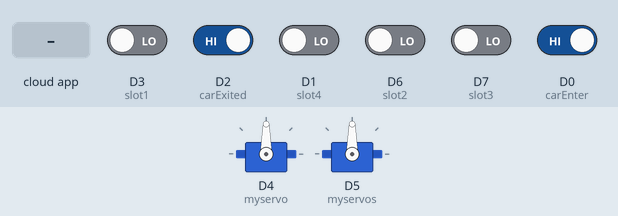
This sketch was run on a simulated ESP8266 (NodeMCU). Shown: 2 × servo. The inputs (shaded band) are chosen by the test bench; at power-on: D0 (carEnter), D2 (carExited) HIGH, D1 (slot4), D3 (slot1), D6 (slot2), D7 (slot3) LOW. WiFi joins after 1.5 s; servers stay silent unless stated; network time is answered at once with the bench clock; the local clock reads 2024-03-15 10:24:30 at power-on unless the sketch sets it; no MQTT or app messages arrive unless stated; what the sketch prints to the serial monitor is not drawn.

Above: at 3.7 s.
3.8 s: the phone or cloud app sets entry-gate to ON
At 4.7 s:
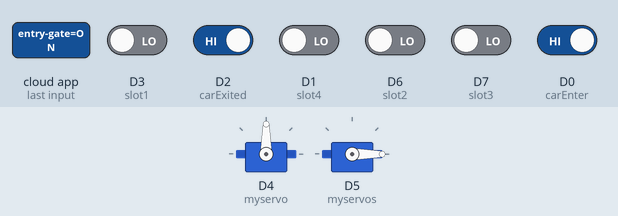
At 8.0 s:
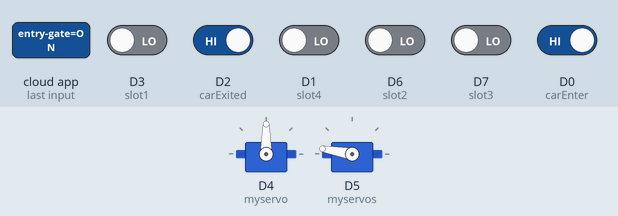
8.3 s: D2 (carExited) driven LOW
At 12.4 s:
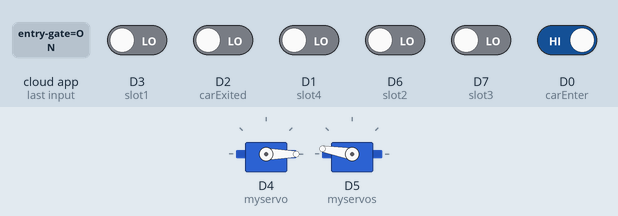
16.3 s: D0 (carEnter) driven LOW
At 21.2 s:
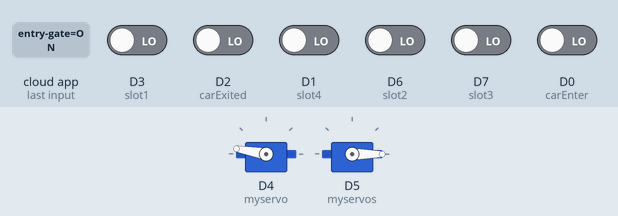
24.3 s: D0 (carEnter) driven HIGH
27.3 s: D3 (slot1) driven HIGH
35.3 s: D2 (carExited) driven HIGH
Timing chart, 0 to 37.8 s (numbered marks = the images above; inputs shaded):
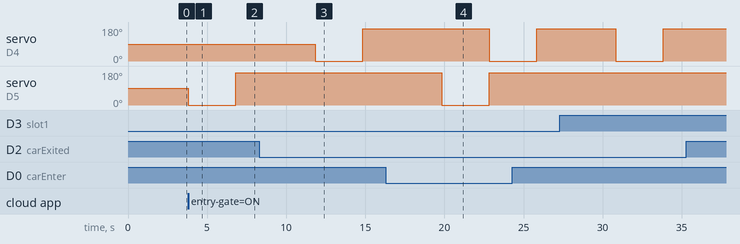

The sketch:

SMART_CAR_PARKING_SYS.ino
```cpp
#include <ESP8266WiFi.h>
#include <Servo.h>
#include <NTPClient.h>
#include <WiFiUdp.h>
#include <NTPClient.h>
#include <WiFiUdp.h>
#include "Adafruit_MQTT.h"
#include "Adafruit_MQTT_Client.h"
const char *ssid =  "<wifi_name->";     // Enter your WiFi Name
const char *pass =  "<password>"; // Enter your WiFi Password

#define MQTT_SERV "io.adafruit.com"
#define MQTT_PORT 1883
#define MQTT_NAME "Cs3278"
#define MQTT_PASS "aio_eNFQ22R4OHLz0olaMrBJDvNhAav8"
WiFiUDP ntpUDP;
NTPClient timeClient(ntpUDP, "pool.ntp.org", 19800,60000);
Servo myservo;                          //servo as gate
Servo myservos;                               //servo as gate

int carEnter = D0;                      // entry sensor
int carExited = D2;                   //exit sensor
int slot4 = D1;
int slot3 = D7;
int slot2 = D6;
int slot1  = D3;
int count =0;
int CLOSE_ANGLE = 170;  // The closing angle of the servo motor arm
int OPEN_ANGLE = 0;  // The opening angle of the servo motor arm
int  hh, mm, ss;
int pos;
int pos1;

String h, m,EntryTimeSlot1,ExitTimeSlot1, EntryTimeSlot2,ExitTimeSlot2, EntryTimeSlot3,ExitTimeSlot3;
boolean entrysensor, exitsensor,s1,s2,s3,s4;

boolean s1_occupied = false;
boolean s2_occupied = false;
boolean s3_occupied = false;
boolean s4_occupied = false;

WiFiClient client;
Adafruit_MQTT_Client mqtt(&client, MQTT_SERV, MQTT_PORT, MQTT_NAME, MQTT_PASS);

//Set up the feed you're subscribing to
Adafruit_MQTT_Subscribe EntryGate = Adafruit_MQTT_Subscribe(&mqtt, MQTT_NAME "/f/entry-gate"); // add your mqtt name for each feed u created
Adafruit_MQTT_Subscribe ExitGate = Adafruit_MQTT_Subscribe(&mqtt, MQTT_NAME "/f/exit-gate");

//Set up the feed you're publishing to
Adafruit_MQTT_Publish CarsParked = Adafruit_MQTT_Publish(&mqtt,MQTT_NAME "/f/cars-parked");
Adafruit_MQTT_Publish EntrySlot1 = Adafruit_MQTT_Publish(&mqtt,MQTT_NAME "/f/slot-1-entry");
Adafruit_MQTT_Publish ExitSlot1 = Adafruit_MQTT_Publish(&mqtt,MQTT_NAME "/f/slot-1-exit");
Adafruit_MQTT_Publish EntrySlot2 = Adafruit_MQTT_Publish(&mqtt,MQTT_NAME "/f/slot-2-entry");
Adafruit_MQTT_Publish ExitSlot2 = Adafruit_MQTT_Publish(&mqtt,MQTT_NAME "/f/slot-2-exit");
Adafruit_MQTT_Publish EntrySlot3 = Adafruit_MQTT_Publish(&mqtt,MQTT_NAME "/f/ slot-3-entry");
Adafruit_MQTT_Publish ExitSlot3 = Adafruit_MQTT_Publish(&mqtt,MQTT_NAME "/f/slot-3-exit");

void setup() {
  delay(1000);
  Serial.begin (9600);
  mqtt.subscribe(&EntryGate);
  mqtt.subscribe(&ExitGate);
  timeClient.begin();
  myservo.attach(D4);      // servo pin to D4
  myservos.attach(D5);       // servo pin to D5
  pinMode(carExited, INPUT);    // ir as input
  pinMode(carEnter, INPUT);     // ir as input
  pinMode(slot1, INPUT);
  pinMode(slot2, INPUT);
  pinMode(slot3, INPUT);
  pinMode(slot4, INPUT);
  WiFi.begin(ssid, pass);                                     //try to connect with wifi
  Serial.print("Connecting to ");
  Serial.print(ssid);                          // display ssid
  while (WiFi.status() != WL_CONNECTED) {
    Serial.print(".");                          // if not connected print this
    delay(500);
  }
  Serial.println();
  Serial.print("Connected to ");
  Serial.println(ssid);
  Serial.print("IP Address is : ");
  Serial.println(WiFi.localIP());                                            //print local IP address
}

void loop() {

 MQTT_connect();
 timeClient.update();
 hh = timeClient.getHours();
 mm = timeClient.getMinutes();
 ss = timeClient.getSeconds();
 h= String(hh);
 m= String(mm);
 h +" :" + m;

 entrysensor= !digitalRead(carEnter);
 exitsensor = !digitalRead(carExited);
 s1 = digitalRead(slot1);
 s2 = digitalRead(slot2);
 s3 = digitalRead(slot3);
 s4 = digitalRead(slot4);

   if (entrysensor == 1) {                     // if high then count and send data
   count=  count+1;                             //increment count
   myservos.write(OPEN_ANGLE);
   delay(3000);
   myservos.write(CLOSE_ANGLE);
   }

   if (exitsensor == 1) {                            //if high then count and send
   count= count-1;                                    //decrement count
   myservo.write(OPEN_ANGLE);
   delay(3000);
   myservo.write(CLOSE_ANGLE);
  }
  if (! CarsParked.publish(count)) {}

  if (s1 == 1 && s1_occupied == false) {
        Serial.println("Available1 ");
        EntryTimeSlot1 =  h +" :" + m;
        //Serial.print("EntryTimeSlot1");
        //Serial.print(EntryTimeSlot1);

        s1_occupied = true;
        if (! EntrySlot1.publish((char*) EntryTimeSlot1.c_str())){}
    }
  if(s1 == 0 && s1_occupied == true) {
       Serial.println("Occupied1 ");
       ExitTimeSlot1 =  h +" :" + m;
       //Serial.print("ExitTimeSlot1");
       //Serial.print(ExitTimeSlot1);

       s1_occupied = false;
        if (! ExitSlot1.publish((char*) ExitTimeSlot1.c_str())){}
}
  if (s2 == 1&& s2_occupied == false) {
      Serial.println("Available2 ");
      EntryTimeSlot2 =  h +" :" + m;
      //Serial.print("EntryTimeSlot2");
      //Serial.print(EntryTimeSlot2);

      s2_occupied = true;
      if (! EntrySlot2.publish((char*) EntryTimeSlot2.c_str())){}
    }
  if(s2 == 0 && s2_occupied == true) {
       Serial.println("Occupied2 ");
       ExitTimeSlot2 =  h +" :" + m;
       //Serial.print("ExitTimeSlot2");
       //Serial.print(ExitTimeSlot2);

       s2_occupied = false;
        if (! ExitSlot2.publish((char*) ExitTimeSlot2.c_str())){}
  }
  if (s3 == 1&& s3_occupied == false) {
      Serial.println("Available3 ");
      EntryTimeSlot3 =  h +" :" + m;
     //Serial.print("EntryTimeSlot3: ");
      //Serial.print(EntryTimeSlot3);
      s3_occupied = true;
       if (! EntrySlot3.publish((char*) EntryTimeSlot3.c_str())){}
    }
  if(s3 == 0 && s3_occupied == true) {
       Serial.println("Occupied3 ");
       ExitTimeSlot3 =  h +" :" + m;
       //Serial.print("ExitTimeSlot3: ");
       //Serial.print(ExitTimeSlot3);
       s3_occupied = false;
        if (! ExitSlot3.publish((char*) ExitTimeSlot3.c_str())){ }
  }
    if (s4 == 1 && s4_occupied == false) {
        Serial.println("Available4 ");
        //EntryTimeSlot1 =  h +" :" + m;
        //Serial.print("EntryTimeSlot4");
        //Serial.print(EntryTimeSlot4);

        s4_occupied = true;
        //if (! EntrySlot4.publish((char*) EntryTimeSlot4.c_str())){}
    }
  if(s4 == 0 && s4_occupied == true) {
       Serial.println("Occupied4 ");
       //ExitTimeSlot1 =  h +" :" + m;
       //Serial.print("ExitTimeSlot4");
       //Serial.print(ExitTimeSlot4);

       s4_occupied = false;
        //if (! ExitSlot1.publish((char*) ExitTimeSlot1.c_str())){}
}

  Adafruit_MQTT_Subscribe * subscription;
  while ((subscription = mqtt.readSubscription(5000)))
     {

   if (subscription == &EntryGate)
     {
      //Print the new value to the serial monitor
      Serial.println((char*) EntryGate.lastread);

   if (!strcmp((char*) EntryGate.lastread, "ON"))
      {
       myservos.write(OPEN_ANGLE);
       delay(3000);
       myservos.write(CLOSE_ANGLE);
    }
}
  if (subscription == &ExitGate)
     {
      //Print the new value to the serial monitor
      Serial.println((char*) EntryGate.lastread);

   if (!strcmp((char*) ExitGate.lastread, "ON"))
      {
       myservo.write(OPEN_ANGLE);
       delay(3000);
       myservo.write(CLOSE_ANGLE);
    }
}
}
}
void MQTT_connect()
{
  int8_t ret;

  // Stop if already connected.
  if (mqtt.connected())
  {
    return;
  }

  uint8_t retries = 3;
  while ((ret = mqtt.connect()) != 0) // connect will return 0 for connected
  {
       mqtt.disconnect();
       delay(5000);  // wait 5 seconds
       retries--;
       if (retries == 0)
       {
         // basically die and wait for WDT to reset me
         while (1);
       }
  }
}
```

Measured:
- after the input at 3.8 s, servo on D5 (myservos): 90° → 0° at once, → 170° 3.0 s later
- after the input at 8.3 s, servo on D4 (myservo): 90° → 0° after 3.5 s, → 170° 3.0 s later
- after the input at 16.3 s, servo on D5 (myservos): 170° → 0° after 3.5 s, → 170° 3.0 s later
- after the input at 35.3 s, every drawn part: stays the same
